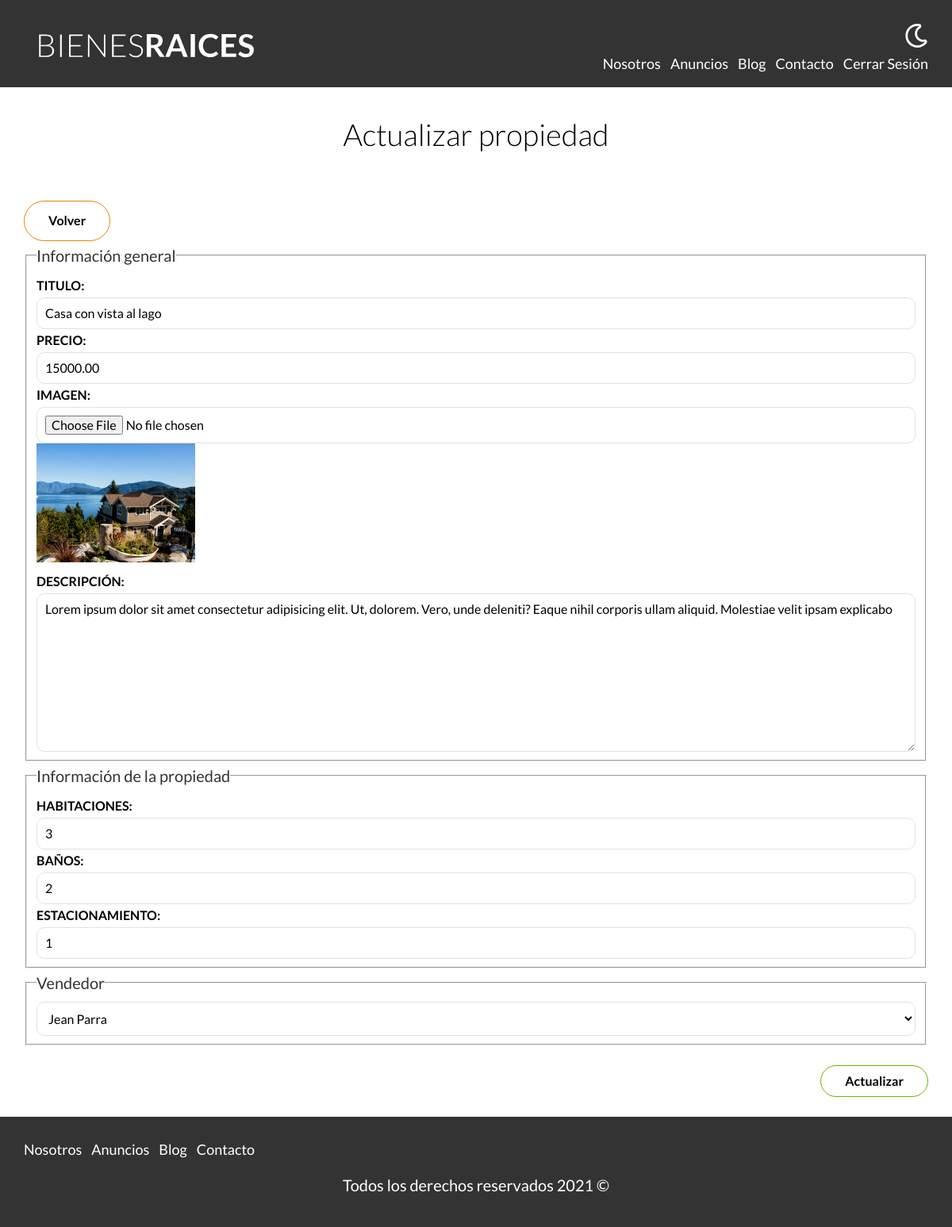
The page /admin/propiedades/actualizar.php?id=3 (signed in) on the database its author committed.
### tables this page shows
CREATE TABLE `propiedades` (
  `id` int(11) NOT NULL AUTO_INCREMENT,
  `titulo` varchar(60) NOT NULL,
  `precio` decimal(10,2) NOT NULL,
  `imagen` varchar(200) NOT NULL,
  `descripcion` longtext NOT NULL,
  `habitaciones` int(1) NOT NULL,
  `wc` int(1) NOT NULL,
  `estacionamiento` int(1) NOT NULL,
  `vendedor_id` int(11) DEFAULT NULL,
  `creado` date DEFAULT NULL,
  PRIMARY KEY (`id`),
  KEY `vendedor_id_idx` (`vendedor_id`),
  CONSTRAINT `vendedor_id` FOREIGN KEY (`vendedor_id`) REFERENCES `vendedores` (`id`) ON DELETE NO ACTION ON UPDATE NO ACTION
);

CREATE TABLE `vendedores` (
  `id` int(11) NOT NULL AUTO_INCREMENT,
  `nombre` varchar(45) NOT NULL,
  `apellido` varchar(45) NOT NULL,
  `telefono` varchar(11) NOT NULL,
  PRIMARY KEY (`id`)
);

### admin/propiedades/actualizar.php (the view, shortened to what this page needs)
<?php
    $id = $_GET['id'];
    $id = filter_var($id, FILTER_VALIDATE_INT);
    $db = conectarDB();
    $consulta = "SELECT * FROM propiedades WHERE id = ${id};";
    $resultado = mysqli_query($db, $consulta);
    $propiedad = mysqli_fetch_assoc($resultado);
    $consulta = "SELECT * FROM vendedores;";
    $resultado = mysqli_query($db, $consulta);
    $titulo          = $propiedad['titulo'];
    $precio          = $propiedad['precio'];
    $imagenPropiedad = $propiedad['imagen'];
    $descripcion     = $propiedad['descripcion'];
    $habitaciones    = $propiedad['habitaciones'];
    $wc              = $propiedad['wc'];
    $estacionamiento = $propiedad['estacionamiento'];
    $vendedor        = $propiedad['vendedor_id'];
?>
    <main class="contenedor seccion">
        <h1>Actualizar propiedad</h1>
        <a href="/admin/" class="boton-amarillo-inline-block">Volver</a>
        <form method="POST" class="formulario" enctype="multipart/form-data">
            <fieldset>
                <legend>Información general</legend>
                <label for="titulo">Titulo:</label>
                <input type="text" name="titulo" id="titulo" placeholder="Titulo de propiedad" value="<?php echo $titulo ?>">
                <label for="precio">Precio:</label>
                <input type="number" name="precio" id="precio" placeholder="Precio de la propiedad" value="<?php echo $precio; ?>">
                <label for="imagen">Imagen:</label>
                <input type="file" name="imagen" id="imagen" accept="image/jpeg, image/png">
                <img src="../../imagenes/<?php echo $imagenPropiedad; ?>" alt="<?php echo $titulo; ?>" class="imagen-small">
                <label for="descripcion">Descripción:</label>
                <textarea name="descripcion" id="descripcion"><?php echo $descripcion; ?></textarea>
            </fieldset>
            <fieldset>
                <legend>Información de la propiedad</legend>
                <label for="habitaciones">Habitaciones:</label>
                <input type="number" name="habitaciones" id="habitaciones" max="9" min="1" placeholder="Ej 3" value="<?php echo $habitaciones; ?>">
                <label for="wc">Baños:</label>
                <input type="number" name="wc" id="wc" max="8" min="1" placeholder="Ej 2" value="<?php echo $wc; ?>">
                <label for="estacionamiento">Estacionamiento:</label>
                <input type="number" name="estacionamiento" id="estacionamiento" max="8" min="0" placeholder="Ej 1" value="<?php echo $estacionamiento; ?>">
            </fieldset>
            <fieldset>
                <legend>Vendedor</legend>
                <select name="vendedor" id="vendedor">
                    <?php while($row = mysqli_fetch_assoc($resultado)): ?>
                        <option <?php echo $vendedor === $row['id'] ? 'selected' : ''; ?> value="<?php echo $row['id']; ?>"><?php echo $row['nombre'] . " " . $row['apellido'] ?></option>
                    <?php endwhile; ?>
                </select>
            </fieldset>
            <div class="alinear-derecha">
                <input type="submit" value="Actualizar" class="boton-verde">
            </div>
        </form>
    </main>

### build/css/app.css (style rules this page uses)
html { line-height:1.15;-webkit-text-size-adjust:100% }
body { margin:0 }
main { display:block }
h1 { font-size:2em;margin:.67em 0 }
a { background-color:transparent }
img { border-style:none }
button,input,optgroup,select,textarea { font-family:inherit;font-size:100%;line-height:1.15;margin:0 }
button,input { overflow:visible }
button,select { text-transform:none }
[type=button],[type=reset],[type=submit],button { -webkit-appearance:button }
fieldset { padding:.35em .75em .625em }
legend { box-sizing:border-box;color:inherit;display:table;max-width:100%;padding:0;white-space:normal }
textarea { overflow:auto }
html { font-size:62.5%;box-sizing:border-box }
*,:after,:before { box-sizing:inherit }
body { font-family:Lato,sans-serif;font-size:1.6rem;line-height:1.8;transition:all .2s linear }
.contenedor { width:95%;max-width:120rem;margin:0 auto }
a { text-decoration:none }
img,picture { width:100%;display:block }
h1,h2,h3 { font-family:Lato,sans-serif;margin:2.5rem 0;font-weight:300;text-align:center }
h1 { font-size:3.8rem }
.seccion { margin-top:2.5rem;margin-bottom:2.5rem }
.alinear-derecha { display:flex;justify-content:flex-end }
.boton-amarillo-inline-block { display:inline-block;background-color:transparent;color:#000;font-weight:700;text-decoration:none;cursor:pointer;padding:1rem 3rem;text-align:center;margin-top:2.5rem;border:1px solid #e08709;border-radius:3rem;transition:all .3s ease-in-out }
.boton-verde { display:block;background-color:transparent;color:#000;font-weight:700;text-decoration:none;cursor:pointer;padding:1rem 3rem;text-align:center;margin-top:2.5rem;border:1px solid #71b100;border-radius:3rem;transition:all .3s ease-in-out }
.formulario legend { font-size:2rem;color:#333 }
.formulario label { font-weight:700;text-transform:uppercase;display:block }
.formulario input:not([type=submit]),.formulario select,.formulario textarea { padding:1rem;display:block;width:100%;background-color:#fff;border:1px solid #e1e1e1;border-radius:1rem;outline-style:none }
.formulario textarea { height:20rem }
.imagen-small { width:20rem;margin-bottom:1rem }

### rows shown on the page
propiedades: titulo "Casa con vista al lago", precio "15000.00", imagen (picture), descripcion "Lorem ipsum dolor sit amet consectetur adipisicing elit. Ut, dolorem. Vero, unde deleniti? Eaque nihil corporis ullam aliquid. Molestiae velit ipsam explicabo", habitaciones "3", wc "2", estacionamiento "1", vendedor "Jean Parra"
